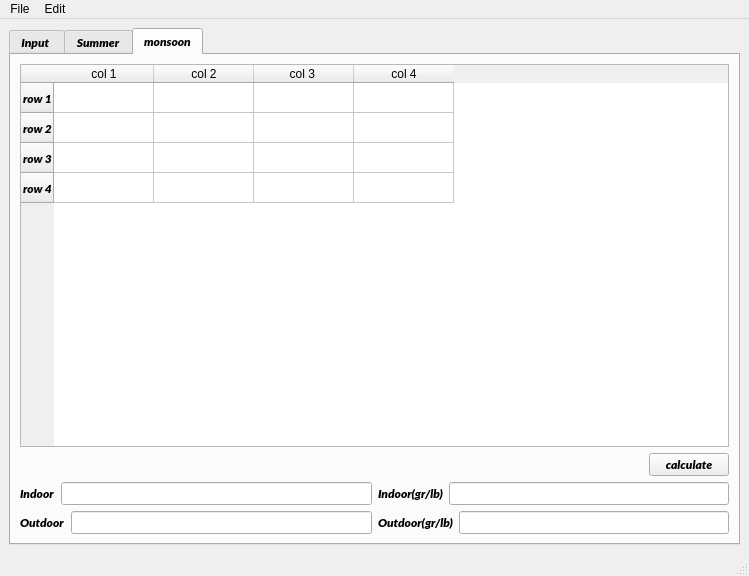
<?xml version="1.0" encoding="UTF-8"?>
<ui version="4.0">
 <class>MainWindow</class>
 <widget class="QMainWindow" name="MainWindow">
  <property name="geometry">
   <rect>
    <x>0</x>
    <y>0</y>
    <width>749</width>
    <height>576</height>
   </rect>
  </property>
  <property name="maximumSize">
   <size>
    <width>1900</width>
    <height>1900</height>
   </size>
  </property>
  <property name="windowTitle">
   <string>MainWindow</string>
  </property>
  <property name="tabShape">
   <enum>QTabWidget::Rounded</enum>
  </property>
  <widget class="QWidget" name="centralwidget">
   <layout class="QGridLayout" name="gridLayout">
    <item row="0" column="1">
     <widget class="QTabWidget" name="tabWidget">
      <property name="maximumSize">
       <size>
        <width>5000</width>
        <height>5000</height>
       </size>
      </property>
      <property name="font">
       <font>
        <family>Lato Black</family>
        <weight>75</weight>
        <italic>true</italic>
        <bold>true</bold>
        <underline>false</underline>
        <strikeout>false</strikeout>
       </font>
      </property>
      <property name="mouseTracking">
       <bool>true</bool>
      </property>
      <property name="toolTip">
       <string>&lt;html&gt;&lt;head/&gt;&lt;body&gt;&lt;p&gt;Summer BTU Factor&lt;/p&gt;&lt;/body&gt;&lt;/html&gt;</string>
      </property>
      <property name="tabPosition">
       <enum>QTabWidget::North</enum>
      </property>
      <property name="tabShape">
       <enum>QTabWidget::Rounded</enum>
      </property>
      <property name="currentIndex">
       <number>2</number>
      </property>
      <property name="movable">
       <bool>true</bool>
      </property>
      <widget class="QWidget" name="tab">
       <attribute name="title">
        <string>Input </string>
       </attribute>
       <layout class="QGridLayout" name="gridLayout_5">
        <item row="1" column="1">
         <spacer name="verticalSpacer">
          <property name="orientation">
           <enum>Qt::Vertical</enum>
          </property>
          <property name="sizeHint" stdset="0">
           <size>
            <width>20</width>
            <height>40</height>
           </size>
          </property>
         </spacer>
        </item>
        <item row="0" column="0" rowspan="2">
         <widget class="QFrame" name="frame">
          <property name="frameShape">
           <enum>QFrame::StyledPanel</enum>
          </property>
          <property name="frameShadow">
           <enum>QFrame::Raised</enum>
          </property>
          <layout class="QGridLayout" name="gridLayout_2">
           <item row="0" column="0">
            <layout class="QVBoxLayout" name="verticalLayout_7">
             <item>
              <layout class="QVBoxLayout" name="verticalLayout">
               <item>
                <layout class="QHBoxLayout" name="horizontalLayout">
                 <item>
                  <spacer name="horizontalSpacer">
                   <property name="orientation">
                    <enum>Qt::Horizontal</enum>
                   </property>
                   <property name="sizeHint" stdset="0">
                    <size>
                     <width>40</width>
                     <height>20</height>
                    </size>
                   </property>
                  </spacer>
                 </item>
                 <item>
                  <widget class="QLabel" name="label">
                   <property name="minimumSize">
                    <size>
                     <width>50</width>
                     <height>0</height>
                    </size>
                   </property>
                   <property name="text">
                    <string>People</string>
                   </property>
                  </widget>
                 </item>
                 <item>
                  <widget class="QLineEdit" name="People_LE"/>
                 </item>
                 <item>
                  <spacer name="horizontalSpacer_2">
                   <property name="orientation">
                    <enum>Qt::Horizontal</enum>
                   </property>
                   <property name="sizeHint" stdset="0">
                    <size>
                     <width>40</width>
                     <height>20</height>
                    </size>
                   </property>
                  </spacer>
                 </item>
                </layout>
               </item>
               <item>
                <spacer name="verticalSpacer_6">
                 <property name="orientation">
                  <enum>Qt::Vertical</enum>
                 </property>
                 <property name="sizeHint" stdset="0">
                  <size>
                   <width>20</width>
                   <height>40</height>
                  </size>
                 </property>
                </spacer>
               </item>
               <item>
                <layout class="QHBoxLayout" name="horizontalLayout_2">
                 <item>
                  <spacer name="horizontalSpacer_3">
                   <property name="orientation">
                    <enum>Qt::Horizontal</enum>
                   </property>
                   <property name="sizeHint" stdset="0">
                    <size>
                     <width>40</width>
                     <height>20</height>
                    </size>
                   </property>
                  </spacer>
                 </item>
                 <item>
                  <widget class="QLabel" name="label_15">
                   <property name="text">
                    <string>Fresh Air</string>
                   </property>
                  </widget>
                 </item>
                 <item>
                  <widget class="QLineEdit" name="FreshAir_LE"/>
                 </item>
                 <item>
                  <spacer name="horizontalSpacer_4">
                   <property name="orientation">
                    <enum>Qt::Horizontal</enum>
                   </property>
                   <property name="sizeHint" stdset="0">
                    <size>
                     <width>40</width>
                     <height>20</height>
                    </size>
                   </property>
                  </spacer>
                 </item>
                </layout>
               </item>
               <item>
                <spacer name="verticalSpacer_5">
                 <property name="orientation">
                  <enum>Qt::Vertical</enum>
                 </property>
                 <property name="sizeHint" stdset="0">
                  <size>
                   <width>20</width>
                   <height>40</height>
                  </size>
                 </property>
                </spacer>
               </item>
               <item>
                <layout class="QHBoxLayout" name="horizontalLayout_3">
                 <item>
                  <spacer name="horizontalSpacer_5">
                   <property name="orientation">
                    <enum>Qt::Horizontal</enum>
                   </property>
                   <property name="sizeHint" stdset="0">
                    <size>
                     <width>40</width>
                     <height>20</height>
                    </size>
                   </property>
                  </spacer>
                 </item>
                 <item>
                  <widget class="QLabel" name="label_16">
                   <property name="text">
                    <string>Floor Area</string>
                   </property>
                  </widget>
                 </item>
                 <item>
                  <widget class="QLineEdit" name="FloorArea_LE"/>
                 </item>
                 <item>
                  <spacer name="horizontalSpacer_6">
                   <property name="orientation">
                    <enum>Qt::Horizontal</enum>
                   </property>
                   <property name="sizeHint" stdset="0">
                    <size>
                     <width>40</width>
                     <height>20</height>
                    </size>
                   </property>
                  </spacer>
                 </item>
                </layout>
               </item>
              </layout>
             </item>
             <item>
              <spacer name="verticalSpacer_4">
               <property name="orientation">
                <enum>Qt::Vertical</enum>
               </property>
               <property name="sizeHint" stdset="0">
                <size>
                 <width>20</width>
                 <height>40</height>
                </size>
               </property>
              </spacer>
             </item>
             <item>
              <layout class="QVBoxLayout" name="verticalLayout_4">
               <item>
                <layout class="QHBoxLayout" name="horizontalLayout_4">
                 <item>
                  <spacer name="horizontalSpacer_7">
                   <property name="orientation">
                    <enum>Qt::Horizontal</enum>
                   </property>
                   <property name="sizeHint" stdset="0">
                    <size>
                     <width>40</width>
                     <height>20</height>
                    </size>
                   </property>
                  </spacer>
                 </item>
                 <item>
                  <widget class="QLabel" name="label_2">
                   <property name="text">
                    <string>Height   </string>
                   </property>
                  </widget>
                 </item>
                 <item>
                  <widget class="QLineEdit" name="Height_LE"/>
                 </item>
                 <item>
                  <spacer name="horizontalSpacer_8">
                   <property name="orientation">
                    <enum>Qt::Horizontal</enum>
                   </property>
                   <property name="sizeHint" stdset="0">
                    <size>
                     <width>40</width>
                     <height>20</height>
                    </size>
                   </property>
                  </spacer>
                 </item>
                </layout>
               </item>
               <item>
                <spacer name="verticalSpacer_3">
                 <property name="orientation">
                  <enum>Qt::Vertical</enum>
                 </property>
                 <property name="sizeHint" stdset="0">
                  <size>
                   <width>20</width>
                   <height>40</height>
                  </size>
                 </property>
                </spacer>
               </item>
               <item>
                <layout class="QHBoxLayout" name="horizontalLayout_13">
                 <item>
                  <spacer name="horizontalSpacer_9">
                   <property name="orientation">
                    <enum>Qt::Horizontal</enum>
                   </property>
                   <property name="sizeHint" stdset="0">
                    <size>
                     <width>40</width>
                     <height>20</height>
                    </size>
                   </property>
                  </spacer>
                 </item>
                 <item>
                  <widget class="QLabel" name="label_21">
                   <property name="text">
                    <string>AIr Change Required</string>
                   </property>
                  </widget>
                 </item>
                 <item>
                  <widget class="QLineEdit" name="AirChangeReq_LE"/>
                 </item>
                 <item>
                  <spacer name="horizontalSpacer_10">
                   <property name="orientation">
                    <enum>Qt::Horizontal</enum>
                   </property>
                   <property name="sizeHint" stdset="0">
                    <size>
                     <width>40</width>
                     <height>20</height>
                    </size>
                   </property>
                  </spacer>
                 </item>
                </layout>
               </item>
               <item>
                <spacer name="verticalSpacer_2">
                 <property name="orientation">
                  <enum>Qt::Vertical</enum>
                 </property>
                 <property name="sizeHint" stdset="0">
                  <size>
                   <width>20</width>
                   <height>40</height>
                  </size>
                 </property>
                </spacer>
               </item>
               <item>
                <layout class="QHBoxLayout" name="horizontalLayout_14">
                 <item>
                  <spacer name="horizontalSpacer_11">
                   <property name="orientation">
                    <enum>Qt::Horizontal</enum>
                   </property>
                   <property name="sizeHint" stdset="0">
                    <size>
                     <width>40</width>
                     <height>20</height>
                    </size>
                   </property>
                  </spacer>
                 </item>
                 <item>
                  <widget class="QLabel" name="label_22">
                   <property name="text">
                    <string>TextLabel</string>
                   </property>
                  </widget>
                 </item>
                 <item>
                  <widget class="QLineEdit" name="lineEdit_22"/>
                 </item>
                 <item>
                  <spacer name="horizontalSpacer_12">
                   <property name="orientation">
                    <enum>Qt::Horizontal</enum>
                   </property>
                   <property name="sizeHint" stdset="0">
                    <size>
                     <width>40</width>
                     <height>20</height>
                    </size>
                   </property>
                  </spacer>
                 </item>
                </layout>
               </item>
              </layout>
             </item>
            </layout>
           </item>
          </layout>
         </widget>
        </item>
        <item row="2" column="1">
         <widget class="QPushButton" name="NewWindow">
          <property name="text">
           <string>New Window</string>
          </property>
         </widget>
        </item>
        <item row="3" column="1">
         <widget class="QPushButton" name="Calculate_PB">
          <property name="text">
           <string>Calculate</string>
          </property>
         </widget>
        </item>
        <item row="0" column="1">
         <widget class="QFrame" name="frame_3">
          <property name="frameShape">
           <enum>QFrame::StyledPanel</enum>
          </property>
          <property name="frameShadow">
           <enum>QFrame::Raised</enum>
          </property>
          <layout class="QGridLayout" name="gridLayout_4">
           <item row="0" column="0">
            <layout class="QVBoxLayout" name="verticalLayout_3">
             <item>
              <layout class="QHBoxLayout" name="horizontalLayout_9">
               <item>
                <spacer name="horizontalSpacer_13">
                 <property name="orientation">
                  <enum>Qt::Horizontal</enum>
                 </property>
                 <property name="sizeHint" stdset="0">
                  <size>
                   <width>40</width>
                   <height>20</height>
                  </size>
                 </property>
                </spacer>
               </item>
               <item>
                <widget class="QLabel" name="label_9">
                 <property name="text">
                  <string>FA</string>
                 </property>
                </widget>
               </item>
               <item>
                <widget class="QLineEdit" name="FA_LE"/>
               </item>
               <item>
                <spacer name="horizontalSpacer_14">
                 <property name="orientation">
                  <enum>Qt::Horizontal</enum>
                 </property>
                 <property name="sizeHint" stdset="0">
                  <size>
                   <width>40</width>
                   <height>20</height>
                  </size>
                 </property>
                </spacer>
               </item>
              </layout>
             </item>
             <item>
              <spacer name="verticalSpacer_7">
               <property name="orientation">
                <enum>Qt::Vertical</enum>
               </property>
               <property name="sizeHint" stdset="0">
                <size>
                 <width>20</width>
                 <height>40</height>
                </size>
               </property>
              </spacer>
             </item>
             <item>
              <layout class="QHBoxLayout" name="horizontalLayout_10">
               <item>
                <spacer name="horizontalSpacer_15">
                 <property name="orientation">
                  <enum>Qt::Horizontal</enum>
                 </property>
                 <property name="sizeHint" stdset="0">
                  <size>
                   <width>40</width>
                   <height>20</height>
                  </size>
                 </property>
                </spacer>
               </item>
               <item>
                <widget class="QLabel" name="unknown_label">
                 <property name="text">
                  <string>Text Label</string>
                 </property>
                </widget>
               </item>
               <item>
                <widget class="QLineEdit" name="Unknown_LE"/>
               </item>
               <item>
                <spacer name="horizontalSpacer_16">
                 <property name="orientation">
                  <enum>Qt::Horizontal</enum>
                 </property>
                 <property name="sizeHint" stdset="0">
                  <size>
                   <width>40</width>
                   <height>20</height>
                  </size>
                 </property>
                </spacer>
               </item>
              </layout>
             </item>
             <item>
              <spacer name="verticalSpacer_8">
               <property name="orientation">
                <enum>Qt::Vertical</enum>
               </property>
               <property name="sizeHint" stdset="0">
                <size>
                 <width>20</width>
                 <height>40</height>
                </size>
               </property>
              </spacer>
             </item>
             <item>
              <layout class="QHBoxLayout" name="horizontalLayout_11">
               <item>
                <spacer name="horizontalSpacer_17">
                 <property name="orientation">
                  <enum>Qt::Horizontal</enum>
                 </property>
                 <property name="sizeHint" stdset="0">
                  <size>
                   <width>40</width>
                   <height>20</height>
                  </size>
                 </property>
                </spacer>
               </item>
               <item>
                <widget class="QLabel" name="label_11">
                 <property name="text">
                  <string>FA Input</string>
                 </property>
                </widget>
               </item>
               <item>
                <widget class="QLineEdit" name="FAInput_LE"/>
               </item>
               <item>
                <spacer name="horizontalSpacer_18">
                 <property name="orientation">
                  <enum>Qt::Horizontal</enum>
                 </property>
                 <property name="sizeHint" stdset="0">
                  <size>
                   <width>40</width>
                   <height>20</height>
                  </size>
                 </property>
                </spacer>
               </item>
              </layout>
             </item>
             <item>
              <spacer name="verticalSpacer_9">
               <property name="orientation">
                <enum>Qt::Vertical</enum>
               </property>
               <property name="sizeHint" stdset="0">
                <size>
                 <width>20</width>
                 <height>40</height>
                </size>
               </property>
              </spacer>
             </item>
             <item>
              <layout class="QHBoxLayout" name="horizontalLayout_12">
               <item>
                <spacer name="horizontalSpacer_19">
                 <property name="orientation">
                  <enum>Qt::Horizontal</enum>
                 </property>
                 <property name="sizeHint" stdset="0">
                  <size>
                   <width>40</width>
                   <height>20</height>
                  </size>
                 </property>
                </spacer>
               </item>
               <item>
                <widget class="QLabel" name="label_12">
                 <property name="text">
                  <string>TextLabel</string>
                 </property>
                </widget>
               </item>
               <item>
                <widget class="QLineEdit" name="lineEdit_12"/>
               </item>
               <item>
                <spacer name="horizontalSpacer_20">
                 <property name="orientation">
                  <enum>Qt::Horizontal</enum>
                 </property>
                 <property name="sizeHint" stdset="0">
                  <size>
                   <width>40</width>
                   <height>20</height>
                  </size>
                 </property>
                </spacer>
               </item>
              </layout>
             </item>
            </layout>
           </item>
          </layout>
         </widget>
        </item>
       </layout>
      </widget>
      <widget class="QWidget" name="tab_2">
       <attribute name="title">
        <string>Summer</string>
       </attribute>
       <layout class="QGridLayout" name="gridLayout_3">
        <item row="0" column="0" colspan="2">
         <widget class="QTableWidget" name="tableWidget_Summer">
          <property name="maximumSize">
           <size>
            <width>15600</width>
            <height>15600</height>
           </size>
          </property>
          <property name="mouseTracking">
           <bool>true</bool>
          </property>
          <property name="verticalScrollMode">
           <enum>QAbstractItemView::ScrollPerPixel</enum>
          </property>
          <property name="rowCount">
           <number>4</number>
          </property>
          <property name="columnCount">
           <number>4</number>
          </property>
          <row>
           <property name="text">
            <string>row 1</string>
           </property>
          </row>
          <row>
           <property name="text">
            <string>row 2</string>
           </property>
          </row>
          <row>
           <property name="text">
            <string>row 3</string>
           </property>
          </row>
          <row>
           <property name="text">
            <string>row 4</string>
           </property>
          </row>
          <column>
           <property name="text">
            <string>col 1</string>
           </property>
          </column>
          <column>
           <property name="text">
            <string>col 2</string>
           </property>
          </column>
          <column>
           <property name="text">
            <string>col 3 </string>
           </property>
          </column>
          <column>
           <property name="text">
            <string>col 4</string>
           </property>
          </column>
         </widget>
        </item>
        <item row="1" column="0">
         <spacer name="horizontalSpacer_21">
          <property name="orientation">
           <enum>Qt::Horizontal</enum>
          </property>
          <property name="sizeHint" stdset="0">
           <size>
            <width>40</width>
            <height>20</height>
           </size>
          </property>
         </spacer>
        </item>
        <item row="1" column="1">
         <widget class="QPushButton" name="calculateSummer_PB">
          <property name="text">
           <string>calculate</string>
          </property>
         </widget>
        </item>
        <item row="2" column="0" colspan="2">
         <layout class="QHBoxLayout" name="horizontalLayout_15">
          <item>
           <layout class="QVBoxLayout" name="verticalLayout_2">
            <item>
             <layout class="QHBoxLayout" name="horizontalLayout_5">
              <item>
               <widget class="QLabel" name="label_4">
                <property name="text">
                 <string>Indoor</string>
                </property>
               </widget>
              </item>
              <item>
               <widget class="QLineEdit" name="lineEdit"/>
              </item>
             </layout>
            </item>
            <item>
             <layout class="QHBoxLayout" name="horizontalLayout_6">
              <item>
               <widget class="QLabel" name="label_3">
                <property name="text">
                 <string>Outdoor</string>
                </property>
               </widget>
              </item>
              <item>
               <widget class="QLineEdit" name="lineEdit_2"/>
              </item>
             </layout>
            </item>
           </layout>
          </item>
          <item>
           <layout class="QVBoxLayout" name="verticalLayout_5">
            <item>
             <layout class="QHBoxLayout" name="horizontalLayout_8">
              <item>
               <widget class="QLabel" name="label_6">
                <property name="text">
                 <string>Indoor(gr/lb)</string>
                </property>
               </widget>
              </item>
              <item>
               <widget class="QLineEdit" name="lineEdit_3"/>
              </item>
             </layout>
            </item>
            <item>
             <layout class="QHBoxLayout" name="horizontalLayout_7">
              <item>
               <widget class="QLabel" name="label_5">
                <property name="text">
                 <string>Outdoor(gr/lb)</string>
                </property>
               </widget>
              </item>
              <item>
               <widget class="QLineEdit" name="lineEdit_4"/>
              </item>
             </layout>
            </item>
           </layout>
          </item>
         </layout>
        </item>
       </layout>
       <zorder>calculateSummer_PB</zorder>
       <zorder>tableWidget_Summer</zorder>
       <zorder>horizontalSpacer_21</zorder>
      </widget>
      <widget class="QWidget" name="tab_3">
       <attribute name="title">
        <string>monsoon</string>
       </attribute>
       <layout class="QGridLayout" name="gridLayout_6">
        <item row="1" column="0">
         <spacer name="horizontalSpacer_22">
          <property name="orientation">
           <enum>Qt::Horizontal</enum>
          </property>
          <property name="sizeHint" stdset="0">
           <size>
            <width>40</width>
            <height>20</height>
           </size>
          </property>
         </spacer>
        </item>
        <item row="1" column="1">
         <widget class="QPushButton" name="calculateMonsoon_PB">
          <property name="text">
           <string>calculate</string>
          </property>
         </widget>
        </item>
        <item row="2" column="0" colspan="2">
         <layout class="QHBoxLayout" name="horizontalLayout_16">
          <item>
           <layout class="QVBoxLayout" name="verticalLayout_6">
            <item>
             <layout class="QHBoxLayout" name="horizontalLayout_17">
              <item>
               <widget class="QLabel" name="label_7">
                <property name="text">
                 <string>Indoor</string>
                </property>
               </widget>
              </item>
              <item>
               <widget class="QLineEdit" name="lineEdit_5"/>
              </item>
             </layout>
            </item>
            <item>
             <layout class="QHBoxLayout" name="horizontalLayout_18">
              <item>
               <widget class="QLabel" name="label_8">
                <property name="text">
                 <string>Outdoor</string>
                </property>
               </widget>
              </item>
              <item>
               <widget class="QLineEdit" name="lineEdit_6"/>
              </item>
             </layout>
            </item>
           </layout>
          </item>
          <item>
           <layout class="QVBoxLayout" name="verticalLayout_8">
            <item>
             <layout class="QHBoxLayout" name="horizontalLayout_19">
              <item>
               <widget class="QLabel" name="label_10">
                <property name="text">
                 <string>Indoor(gr/lb)</string>
                </property>
               </widget>
              </item>
              <item>
               <widget class="QLineEdit" name="lineEdit_7"/>
              </item>
             </layout>
            </item>
            <item>
             <layout class="QHBoxLayout" name="horizontalLayout_20">
              <item>
               <widget class="QLabel" name="label_13">
                <property name="text">
                 <string>Outdoor(gr/lb)</string>
                </property>
               </widget>
              </item>
              <item>
               <widget class="QLineEdit" name="lineEdit_8"/>
              </item>
             </layout>
            </item>
           </layout>
          </item>
         </layout>
        </item>
        <item row="0" column="0" colspan="2">
         <widget class="QTableWidget" name="tableWidget_Monsoon">
          <property name="maximumSize">
           <size>
            <width>15600</width>
            <height>15600</height>
           </size>
          </property>
          <property name="mouseTracking">
           <bool>true</bool>
          </property>
          <property name="verticalScrollMode">
           <enum>QAbstractItemView::ScrollPerPixel</enum>
          </property>
          <property name="rowCount">
           <number>4</number>
          </property>
          <property name="columnCount">
           <number>4</number>
          </property>
          <row>
           <property name="text">
            <string>row 1</string>
           </property>
          </row>
          <row>
           <property name="text">
            <string>row 2</string>
           </property>
          </row>
          <row>
           <property name="text">
            <string>row 3</string>
           </property>
          </row>
          <row>
           <property name="text">
            <string>row 4</string>
           </property>
          </row>
          <column>
           <property name="text">
            <string>col 1</string>
           </property>
          </column>
          <column>
           <property name="text">
            <string>col 2</string>
           </property>
          </column>
          <column>
           <property name="text">
            <string>col 3 </string>
           </property>
          </column>
          <column>
           <property name="text">
            <string>col 4</string>
           </property>
          </column>
         </widget>
        </item>
       </layout>
      </widget>
     </widget>
    </item>
   </layout>
  </widget>
  <widget class="QMenuBar" name="menubar">
   <property name="geometry">
    <rect>
     <x>0</x>
     <y>0</y>
     <width>749</width>
     <height>20</height>
    </rect>
   </property>
   <widget class="QMenu" name="menuFile">
    <property name="title">
     <string>File</string>
    </property>
    <addaction name="actionClose"/>
    <addaction name="actionSave"/>
    <addaction name="separator"/>
    <addaction name="separator"/>
    <addaction name="actionSave_3"/>
    <addaction name="actionSave_As"/>
    <addaction name="separator"/>
    <addaction name="actionQuit"/>
   </widget>
   <widget class="QMenu" name="menuEdit">
    <property name="title">
     <string>Edit</string>
    </property>
   </widget>
   <addaction name="menuFile"/>
   <addaction name="menuEdit"/>
  </widget>
  <widget class="QStatusBar" name="statusbar"/>
  <action name="actionClose">
   <property name="text">
    <string>New Project</string>
   </property>
  </action>
  <action name="actionSave">
   <property name="text">
    <string>New File</string>
   </property>
  </action>
  <action name="actionSave_2">
   <property name="text">
    <string>Save</string>
   </property>
  </action>
  <action name="actionSave_3">
   <property name="text">
    <string>Save</string>
   </property>
   <property name="shortcut">
    <string>Ctrl+S</string>
   </property>
  </action>
  <action name="actionSave_As">
   <property name="text">
    <string>Save As</string>
   </property>
  </action>
  <action name="actionQuit">
   <property name="text">
    <string>Quit</string>
   </property>
   <property name="statusTip">
    <string/>
   </property>
   <property name="shortcut">
    <string>Ctrl+Q</string>
   </property>
   <property name="shortcutContext">
    <enum>Qt::ApplicationShortcut</enum>
   </property>
  </action>
 </widget>
 <resources/>
 <connections/>
</ui>
